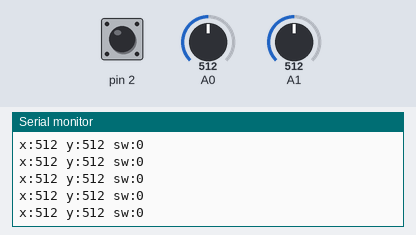
Bench run of a sketch on a simulated Arduino Uno, built with avr-gcc and run on an emulated ATmega328P. Parts: the last lines printed to the serial monitor. The inputs (shaded band) are chosen by the test bench; at power-on: A0 = 512, A1 = 512, pin 2 HIGH.

Above: at 1.2 s.
1.3 s: A0 set to 991
At 1.9 s:
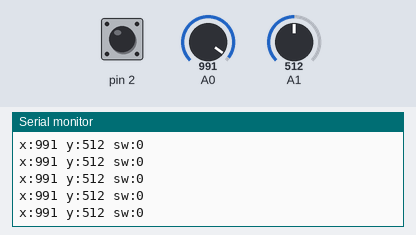
4.3 s: A0 set to 1015
At 5.1 s:
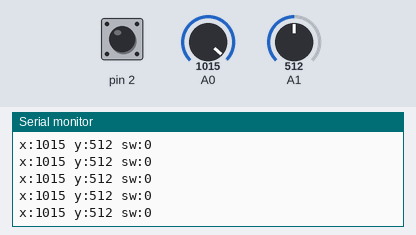
5.8 s: A1 set to 109
At 6.6 s:
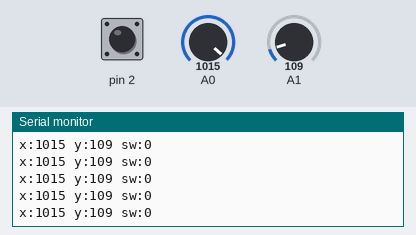
8.8 s: A1 set to 94
At 9.7 s:
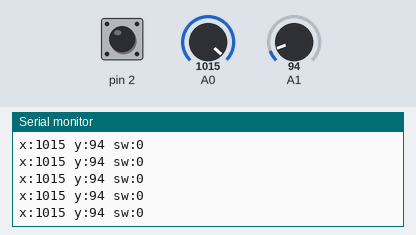
Timing chart, 0 to 11.8 s (numbered marks = the images above; inputs shaded):
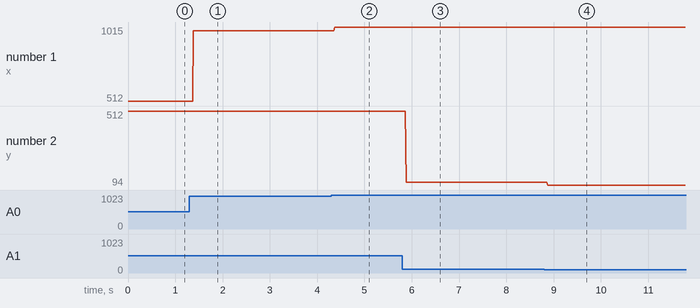

The sketch:

week11-2.ino
```cpp
//week11_2_arduino_joystick_serial_printin
//這個會用到Arduino右上角 Serial Monitor

void setup() {
  Serial.begin(9600);
}

void loop() {
  int x = analogRead(A0);//讀入x座標
  int y = analogRead(A1);//讀入y座標
  int sw = digitalRead(2);// joystick壓紐
  if(digitalRead(2)==LOW) sw = 1;
  else sw = 0; //按下去會顯示0
  char line[200];
  sprintf(line, "x:%d y:%d sw:%d\n", x, y, sw);
  Serial.println(line);
}
```

Measured:
- after the input at 1.3 s, the serial monitor: prints a new line after 0.08 s (image 1)
- after the input at 4.3 s, the serial monitor: prints a new line after 0.07 s (image 2)
- after the input at 5.8 s, the serial monitor: prints a new line after 0.09 s (image 3)
- after the input at 8.8 s, the serial monitor: prints a new line after 0.08 s (image 4)
- plotted number 1: 512 → 991 after the input at 1.3 s, 991 → 1015 after the input at 4.3 s
- plotted number 2: 512 → 109 after the input at 5.8 s, 109 → 94 after the input at 8.8 s
